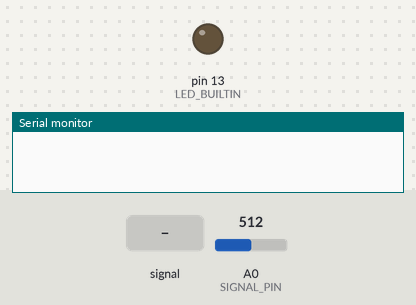
Recording of a sketch running on a simulated Arduino Uno, built with avr-gcc and run on an emulated ATmega328P. Parts: output pins drawn as LEDs (lit = HIGH), the last lines printed to the serial monitor. The test bench sets the inputs (shaded band); at power-on: A0 (SIGNAL_PIN) = 512.

Above: at 1.4 s.
1.5 s: A0 (SIGNAL_PIN) fed a 200 Hz sine of ±81 counts around its level
4.5 s: A0 (SIGNAL_PIN) fed a 50 Hz sine of ±306 counts around its level
At 5.82 s:
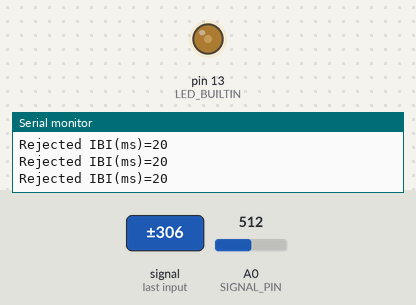
7.5 s: A0 (SIGNAL_PIN) set to 716
10.5 s: A0 (SIGNAL_PIN) set to 725
At 11.7 s:
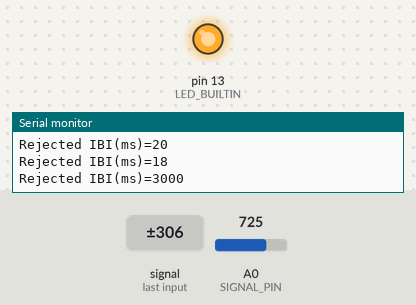
12.0 s: A0 (SIGNAL_PIN) set to 511
At 12.9 s:
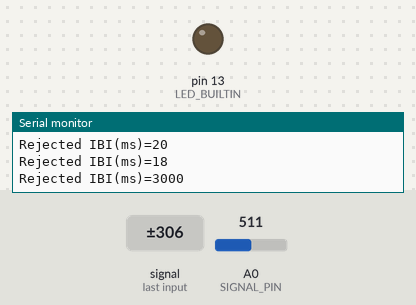
13.5 s: A0 (SIGNAL_PIN) fed a 1000 Hz sine of ±255 counts around its level
At 15.1 s:
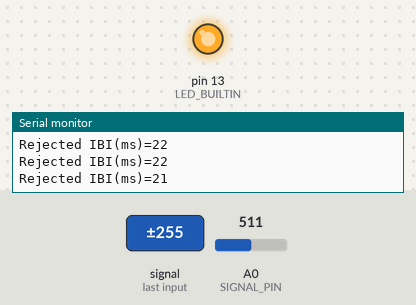
Timing chart, 0 to 17.0 s (numbered marks = the images above; inputs shaded):
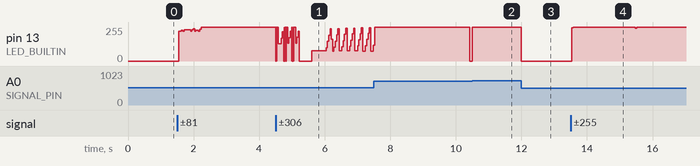

Measured:
- the behaviour switches between 716 and 717 on A0 (SIGNAL_PIN) (found by bisection; images 1 and 2)
- after the input at 10.5 s, pin 13 (LED_BUILTIN): 0/255 → 255/255 at once
- after the input at 12.0 s, pin 13 (LED_BUILTIN): 255/255 → 0/255 at once
- after the input at 13.5 s, pin 13 (LED_BUILTIN): 0/255 → 255/255 at once

The sketch:

sketch_jul7a.ino
```cpp
/*
  SDNN (HRV) from a pulse-like analog signal on A0
  - Beat detection: threshold crossing (rising edge) + re-arm when below threshold
  - Computes SDNN over a rolling window of last N NN intervals

  Wiring:
  - Pulse sensor output -> A0
  - GND -> GND
  - VCC -> 5V (or as required by your sensor)

  Notes:
  - This is a simple threshold detector. For best HRV accuracy, use a proper peak detector + filtering.
*/

const int SIGNAL_PIN = A0;

const int N = 60;                     // window size: last 60 NN intervals
unsigned int nn[N];                   // NN intervals in ms (0..65535)
int nnCount = 0;                      // how many valid intervals we have (<= N)
int nnIndex = 0;                      // circular buffer index

// Beat detection parameters
int cutoff = 0;
bool armed = true;                    // "flag": ready to detect next rising crossing

// Timing
unsigned long prevBeatTime = 0;

// Outlier / sanity limits (tune as needed)
const unsigned int MIN_IBI = 300;      // 300 ms = 200 bpm (reject faster)
const unsigned int MAX_IBI = 2000;     // 2000 ms = 30 bpm (reject slower)

// Recompute threshold occasionally
unsigned long lastThresholdUpdate = 0;
const unsigned long THRESHOLD_UPDATE_MS = 5000;  // every 5 seconds
const int RANGE_SAMPLES = 2000;       // samples used to estimate xmin/xmax

void computeThreshold() {
  int xmin = 32767;
  int xmax = 0;
  for (int i = 0; i < RANGE_SAMPLES; i++) {
    int x = analogRead(SIGNAL_PIN);
    if (x < xmin) xmin = x;
    if (x > xmax) xmax = x;
  }
  // 80% up from xmin toward xmax (like your code)
  cutoff = xmin + (int)((xmax - xmin) * 0.8);
}

void addNN(unsigned int ibi) {
  nn[nnIndex] = ibi;
  nnIndex = (nnIndex + 1) % N;
  if (nnCount < N) nnCount++;
}

// SDNN = sample standard deviation of NN intervals in the current window
// returns SDNN in ms (float). If not enough data, returns -1.
float sdnn_ms() {
  if (nnCount < 2) return -1.0;

  // Compute mean
  unsigned long sum = 0;
  for (int i = 0; i < nnCount; i++) sum += nn[i];
  float mean = (float)sum / (float)nnCount;

  // Compute sample variance
  double sse = 0.0;
  for (int i = 0; i < nnCount; i++) {
    double d = (double)nn[i] - (double)mean;
    sse += d * d;
  }
  double var = sse / (double)(nnCount - 1);

  // SD
  return (float)sqrt(var);
}

void setup() {
  pinMode(LED_BUILTIN, OUTPUT);
  Serial.begin(9600);

  computeThreshold();
  lastThresholdUpdate = millis();
  prevBeatTime = millis();
}

void loop() {
  // Periodically refresh threshold so it adapts to drift
  unsigned long now = millis();
  if (now - lastThresholdUpdate >= THRESHOLD_UPDATE_MS) {
    computeThreshold();
    lastThresholdUpdate = now;
  }

  int x = analogRead(SIGNAL_PIN);

  // Rising crossing detection (edge-triggered)
  if (armed && x > cutoff) {
    unsigned long t = millis();
    unsigned long interval = t - prevBeatTime;
    prevBeatTime = t;

    // re-arm only after dropping below cutoff
    armed = false;
    digitalWrite(LED_BUILTIN, HIGH);

    // Outlier rejection + protect against interval==0
    if (interval >= MIN_IBI && interval <= MAX_IBI) {
      addNN((unsigned int)interval);

      // BPM from IBI (ms)
      unsigned int bpm = (unsigned int)(60000UL / interval);

      float sdnn = sdnn_ms();

      Serial.print("IBI(ms)=");
      Serial.print(interval);
      Serial.print("  BPM=");
      Serial.print(bpm);

      Serial.print("  SDNN(ms)=");
      if (sdnn < 0) Serial.println("NA");
      else Serial.println(sdnn, 2);
    } else {
      // rejected interval (noise / missed beat)
      Serial.print("Rejected IBI(ms)=");
      Serial.println(interval);
    }
  }
  else if (x <= cutoff) {
    // Only re-arm when signal goes below threshold
    armed = true;
    digitalWrite(LED_BUILTIN, LOW);
  }

  // (Optional) small delay to reduce serial spam / CPU load
  // delay(1);
}
```
